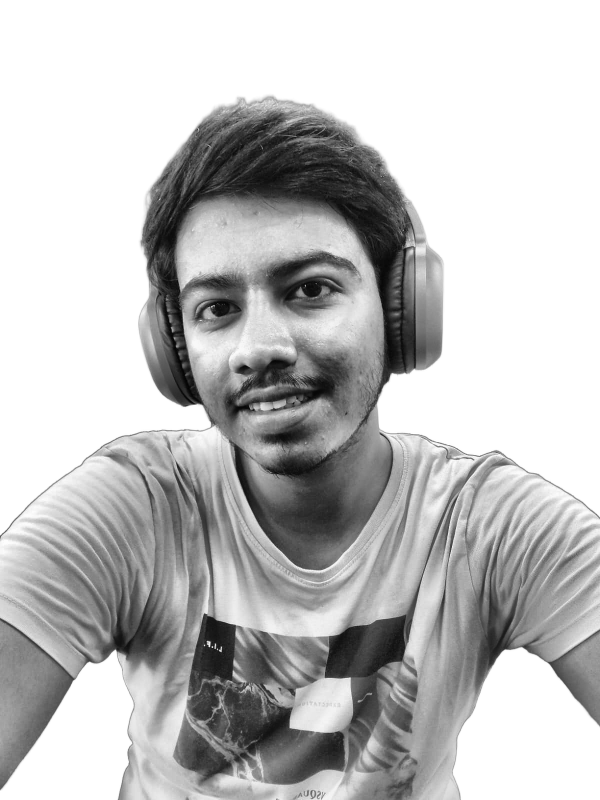
#> input picture source-photo-prepped.png, 1200 x 1600 px, found by its file name (shown at 1/2 size)
$ python make_ascii_svg.py
#> lines starting #> are read from the running program, lines starting #| are printed output that depends on the picture
from pathlib import Path
import html

import numpy as np
from PIL import Image


INPUT = Path("source-photo-prepped.png")
OUTPUT = Path("avi-ascii.svg")

WIDTH = 92

# Characters from bright areas to dark areas.
RAMP = " .,:;irsXA253hMHGS#9B&@"

CHAR_W = 7
CHAR_H = 11

TEXT = "#d7d7d7"
BACKGROUND = "#050505"


def make_ascii():

    image = Image.open(INPUT).convert("L")

    source_w, source_h = image.size

    # Character cells are taller than they are wide.
    height = round(
        WIDTH
        * source_h
        / source_w
        * CHAR_W
        / CHAR_H
    )

    height = max(45, min(height, 70))

    image = image.resize(
        (WIDTH, height),
        Image.Resampling.LANCZOS,
    )

    pixels = np.asarray(image)

    lines = []

    for row in pixels:

        line = []

        for value in row:

            # Dark pixels become dense characters.
            darkness = 255 - int(value)

            index = int(
                darkness
                / 255
                * (len(RAMP) - 1)
            )

            line.append(
                RAMP[index]
            )

        lines.append(
            "".join(line).rstrip()
        )

    return lines


def svg(lines):

    width = WIDTH * CHAR_W
    height = len(lines) * CHAR_H + 20

    parts = [
        f'''<svg
          xmlns="http://www.w3.org/2000/svg"
          width="{width}"
          height="{height}"
          viewBox="0 0 {width} {height}">

          <rect
            width="100%"
            height="100%"
            fill="{BACKGROUND}"/>

          <style>
            text {{
              font-family:
                "DejaVu Sans Mono",
                "Liberation Mono",
                monospace;
              font-size: 10px;
              font-weight: 600;
              fill: {TEXT};
            }}
          </style>
        '''
    ]

    for row, line in enumerate(lines):

        y = 12 + row * CHAR_H

        escaped = html.escape(line)

        # Each row reveals itself from left to right.
        clip_id = f"row{row}"

        delay = row * 0.035

        parts.append(
            f'''
            <clipPath id="{clip_id}">
              <rect
                x="0"
                y="{y - 10}"
                width="0"
                height="{CHAR_H + 2}">

                <animate
                  attributeName="width"
                  from="0"
                  to="{width}"
                  begin="{delay:.3f}s"
                  dur="0.55s"
                  fill="freeze"/>
              </rect>
            </clipPath>

            <g clip-path="url(#{clip_id})">
              <text
                x="0"
                y="{y}">
                {escaped}
              </text>
            </g>
            '''
        )

    parts.append("</svg>")

    return "".join(parts)


def main():

    if not INPUT.exists():
        raise SystemExit(
            f"Missing {INPUT}. "
            "Run prep_photo.py first."
        )

    lines = make_ascii()
#> in make_ascii, image is the input picture: PIL image 1200x1600 L; min 1, max 255, mean 191.3
#> in make_ascii, `image = image.resize( (WIDTH, height), Image.Resampling.LANCZOS, )`:
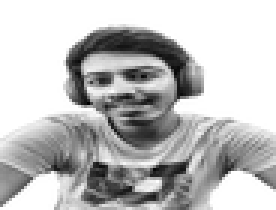
#> image: PIL image 92x70 L (shown 3 times larger); min 0, max 255, mean 191.1
#> the loop in make_ascii, `for row in pixels: ` made 70 passes
#> after the loop in make_ascii, `for row in pixels:`: lines = 70 items, first 6: '', '', '', '', '', ''
#> lines = 70 items, first 6: '', '', '', '', '', ''

    OUTPUT.write_text(
        svg(lines),
        encoding="utf-8",
    )
#> in svg, `height = len(lines) * CHAR_H + 20`: height = 790
#> the loop in svg, `for row, line in enumerate(lines): ` made 70 passes
#> (y, clip_id, delay) on passes 1 to 12: (12, 'row0', 0), (23, 'row1', 0.035), (34, 'row2', 0.07), (45, 'row3', 0.105), (56, 'row4', 0.14), (67, 'row5', 0.175), (78, 'row6', 0.21), (89, 'row7', 0.245), (100, 'row8', 0.28), (111, 'row9', 0.315), (122, 'row10', 0.35), (133, 'row11', 0.385)
#> after the loop in svg, `for row, line in enumerate(lines):`: parts = 71 items

    print(
        f"Created: {OUTPUT}"
    )

    print(
        f"Grid: {WIDTH} x {len(lines)}"
    )
#| Grid: 92 x 70


if __name__ == "__main__":
    main()

$ run again, with source-photo.jpg saved as source-photo-prepped.png
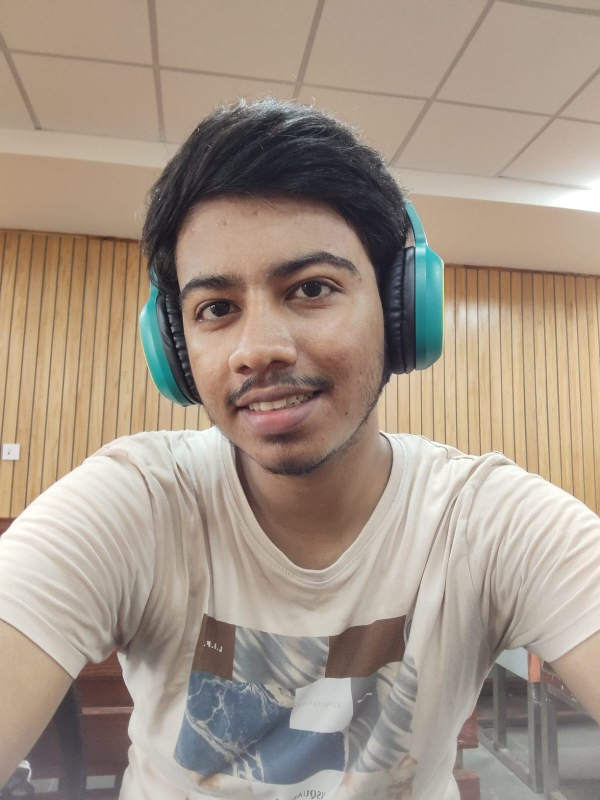
#> input picture source-photo.jpg, 1200 x 1600 px, found by its file name (shown at 1/2 size)
#> in make_ascii, `image = Image.open(INPUT).convert("L")`:
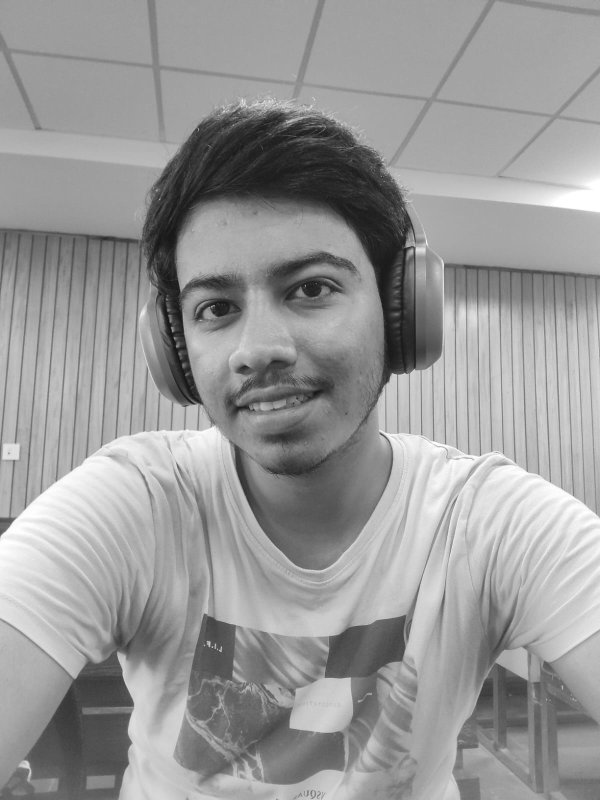
#> image: PIL image 1200x1600 L (shown at 1/2 size); min 5, max 255, mean 152.7
#> in make_ascii, `image = image.resize( (WIDTH, height), Image.Resampling.LANCZOS, )`:
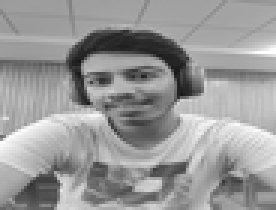
#> image: PIL image 92x70 L (shown 3 times larger); min 23, max 255, mean 152.7
#> the loop in make_ascii, `for row in pixels: ` made 70 passes
#> after the loop in make_ascii, `for row in pixels:`: lines = 70 items
#> in svg, `height = len(lines) * CHAR_H + 20`: height = 790
#> the loop in svg, `for row, line in enumerate(lines): ` made 70 passes
#> (y, clip_id, delay) on passes 1 to 8: (12, 'row0', 0), (23, 'row1', 0.035), (34, 'row2', 0.07), (45, 'row3', 0.105), (56, 'row4', 0.14), (67, 'row5', 0.175), (78, 'row6', 0.21), (89, 'row7', 0.245)
#> after the loop in svg, `for row, line in enumerate(lines):`: parts = 71 items
#| Grid: 92 x 70
